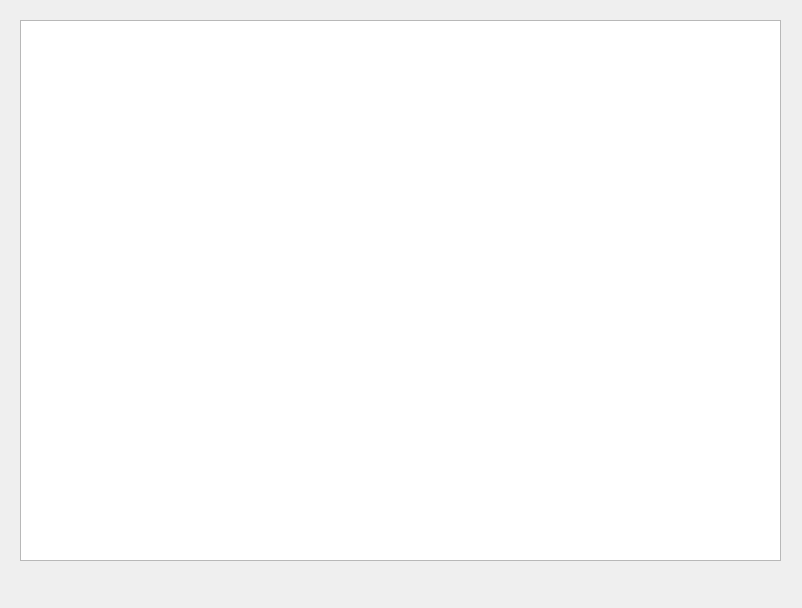
<?xml version="1.0" encoding="UTF-8"?>
<ui version="4.0">
 <class>Form</class>
 <widget class="QWidget" name="Form">
  <property name="geometry">
   <rect>
    <x>0</x>
    <y>0</y>
    <width>802</width>
    <height>608</height>
   </rect>
  </property>
  <property name="windowTitle">
   <string>Form</string>
  </property>
  <widget class="QTableWidget" name="tableWidget">
   <property name="geometry">
    <rect>
     <x>20</x>
     <y>20</y>
     <width>761</width>
     <height>541</height>
    </rect>
   </property>
  </widget>
 </widget>
 <resources/>
 <connections/>
</ui>
